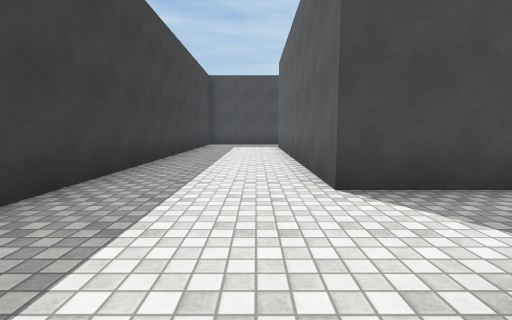
View 1 (above)

24 first-person views from a walk through a 3-D level made in the Unity game engine. The camera is 1.2 m above the floor, tilts 6° down and sees 85° across. The floor is counted in squares, 1.8 m on a side. Each view is taken from the middle of a square. On the plan, view 1 faces up. The plan holds only what a view shows up to about 9 squares ahead; the rest is blank. The place goes on beyond the plan. The player is left out. Surface patterns are stand-ins for the level's own textures.

View 2
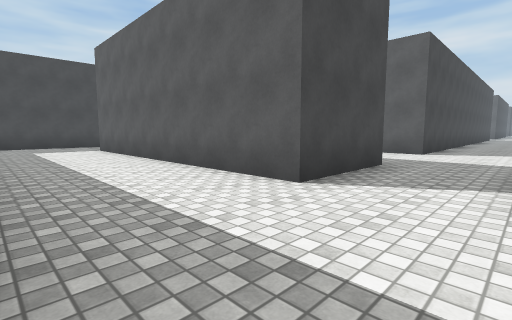

View 3
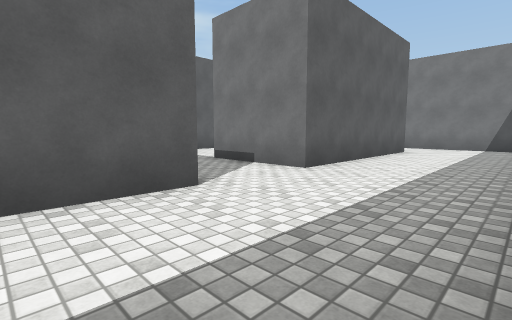

View 4
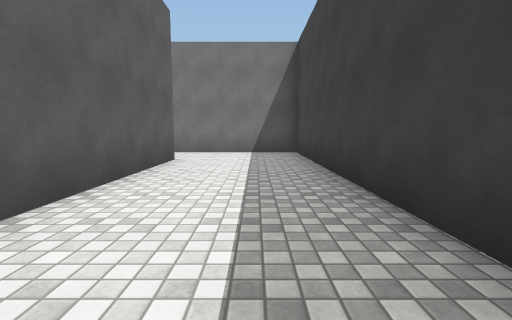

View 5
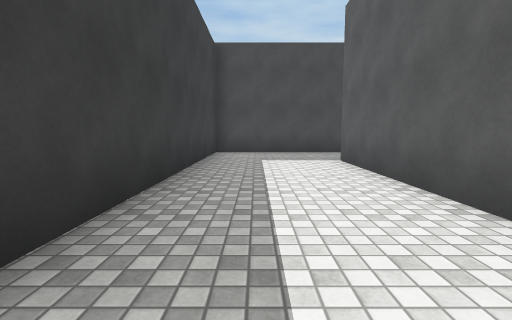

View 6
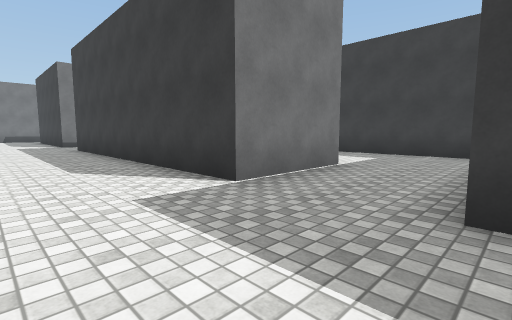

View 7
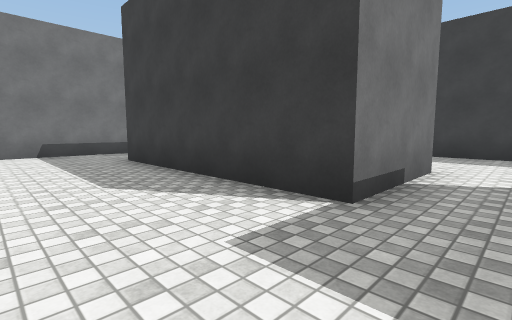

View 8
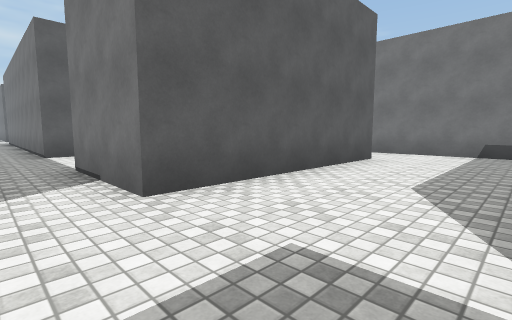

View 9
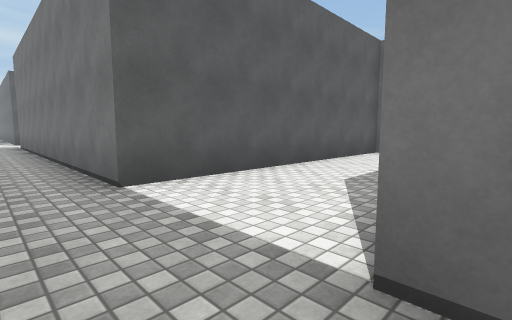

View 10
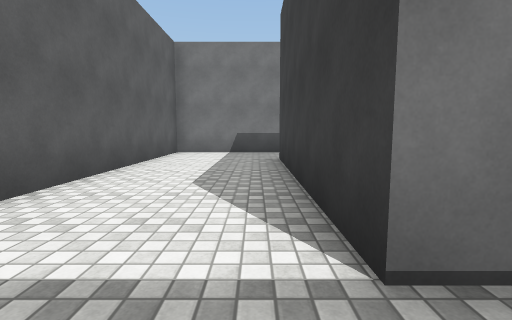

View 11
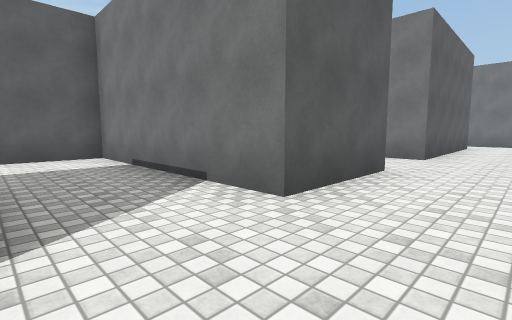

View 12
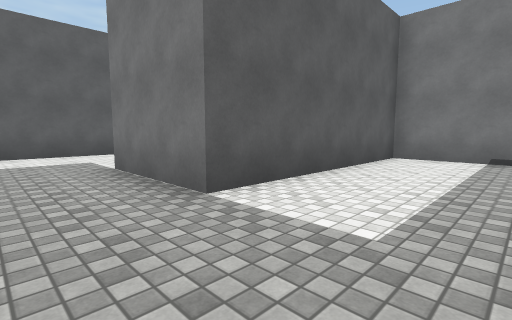

View 13
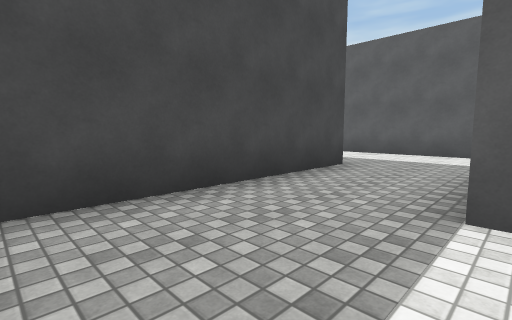

View 14
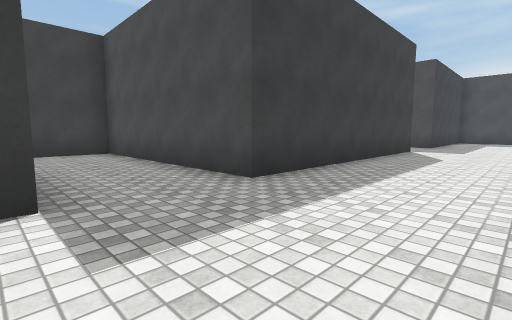

View 15
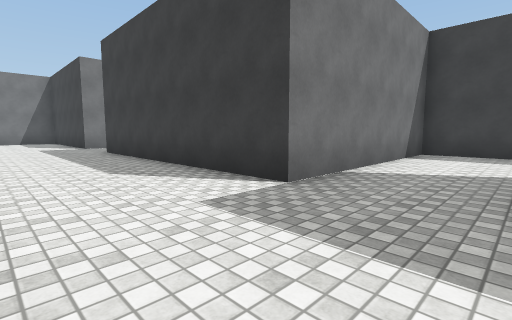

View 16
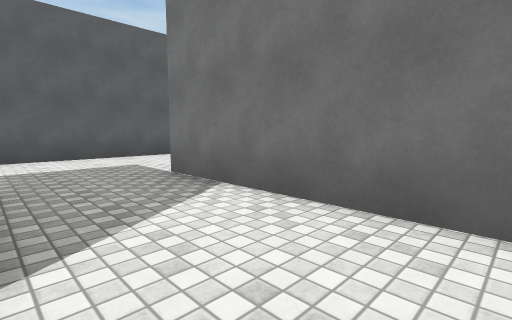

View 17
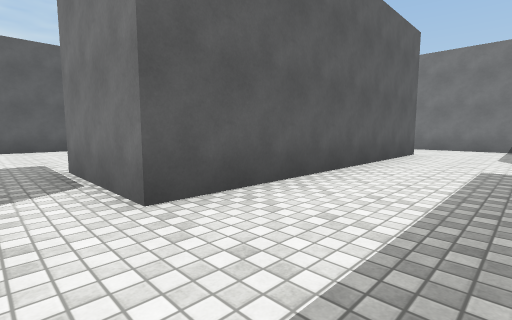

View 18
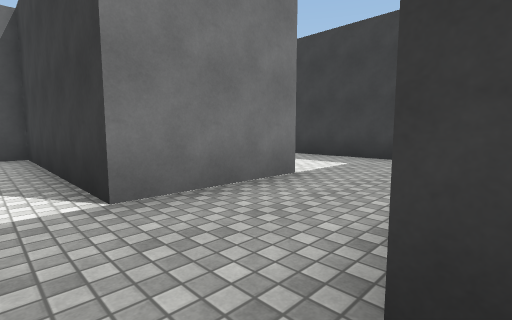

View 19
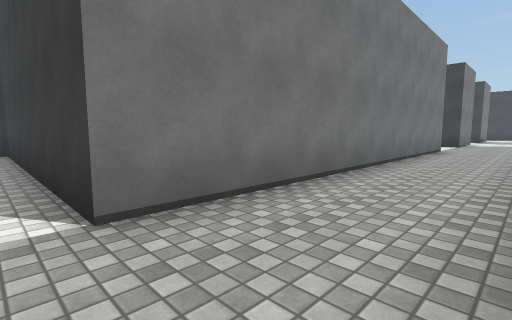

View 20
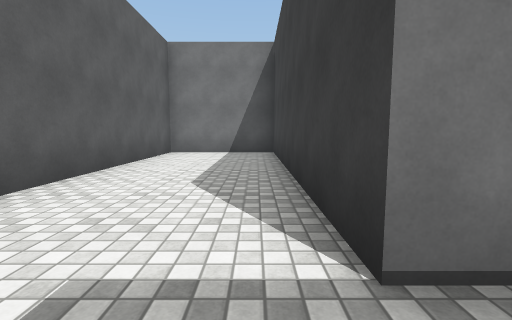

View 21
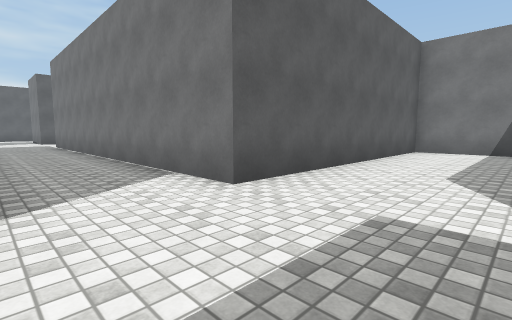

View 22
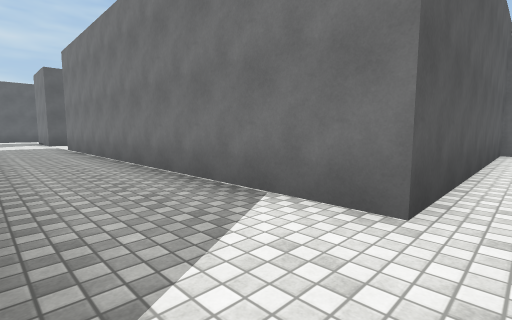

View 23
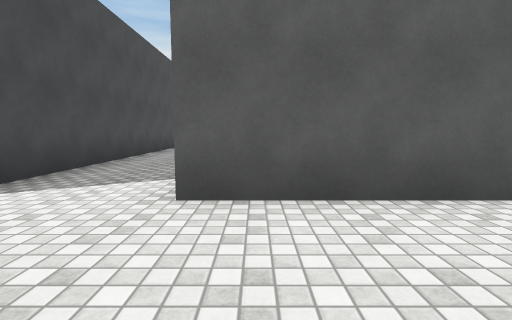

View 24
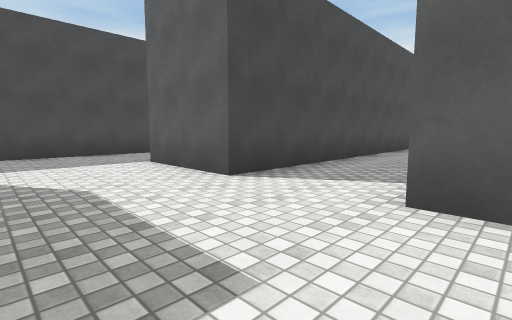

### Floor plan
Points are (right, up) in squares from view 1. A wall is a line through its corners. A room is listed if a view was taken in it or the views show most of it. See-through windows are left out.
Room 1 (views 1, 2, 3, 4, 5)
walls: (0.9, 3.1) (0.9, 11.3); (0.9, -4.5) (0.9, 0.9); (0.6, 13.7) (-2.2, 13.7) (-2.2, -6.6) (-0.5, -6.6)
ways out: opening at (0.5, -5.5) to room 2; opening at (1, 1.5) to room 2; opening at (1, 12.5) to room 2
Room 2 (views 6, 7, 8, 9, 10, 11, 12, 13, 14, 15, 16, 17, 18, 19, 20, 21, 22, 23, 24)
walls: (18.4, 8.2) (18.4, 16); (26.9, 8.3) (23.2, 8.3); (32.6, 3.1) (25.6, 3.1) (25.6, 5.9); (18.4, 19) (18.4, 22.8); (8.6, 3.1) (6.8, 3.1) (6.8, 5.8) (12.4, 5.8) (12.4, 11.3) (15.2, 11.3) (15.2, 5.8) (17.8, 5.8); (3.6, 3.1) (0.9, 3.1); (9.2, -6.6) (12.4, -6.6) (12.4, 0.9) (22.5, 0.9) (22.5, -6.6) (25.6, -6.6) (25.6, 0.9) (35.6, 0.9); (6.8, -4.8) (6.8, 0.9) (9.4, 0.9) (9.4, -4.6); (9.3, 22.6) (9.3, 20.8) (15.2, 20.8) (15.2, 13.7) (9.3, 13.7) (9.3, 8.9); (1.8, 13.7) (0.6, 13.7); (0.9, 11.3) (3.6, 11.3) (3.6, 3.5); (0.9, 0.9) (3.6, 0.9) (3.6, -4.5); (-0.5, -6.6) (7.6, -6.6)
ways out: opening at (0.5, -5.5) to room 1; opening at (1, 1.5) to room 1; opening at (1, 12.5) to room 1; opening at (18, 17.5)

Where each view was taken, in squares from view 1:
view 1: 0 up, 0 right, facing up
view 2: 1 up, 2 left, facing up-right
view 3: 5 up, 2 left, facing down-right
view 4: 2 up, 1 left, facing down
view 5: 5 up, 1 left, facing up
view 6: 14 up, 6 right, facing down-left
view 7: 2 up, 6 right, facing down-left
view 8: 2 up, 4 right, facing down-right
view 9: 2 up, 9 right, facing down-right
view 10: 2 up, 10 right, facing down
view 11: 8 up, 5 right, facing down-right
view 12: 13 up, 10 right, facing down-right
view 13: 11 up, 10 right, facing up-right
view 14: 11 up, 18 right, facing up-left
view 15: 23 up, 18 right, facing down-left
view 16: 23 up, 11 right, facing down-right
view 17: 17 up, 16 right, facing down-right
view 18: 14 up, 16 right, facing down-left
view 19: 3 up, 23 right, facing down-left
view 20: 2 up, 23 right, facing down
view 21: 3 up, 23 right, facing down-right
view 22: 3 up, 25 right, facing down-right
view 23: 0 up, 23 right, facing right
view 24: 0 up, 23 right, facing up-right
